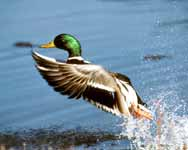
%> input picture lab1/part2/duckMallardDrake.jpg, 188 x 150 px
$ octave edge_detection.m   (GNU Octave 9; MATLAB toolbox functions it lacks are replaced by stand-ins)
%> lines starting %> are read from the running program, lines starting %| are printed output that depends on the picture; in (x1, y1, x2, y2) boxes, pixels count from 0 and x2, y2 are one past the last pixel; in counts of white or black regions, pixels touching at a corner belong together; the program's own positions count from 1
% Copyright (c) 2024 Leander Stephen D'Souza

% Program to test Edge Detection and Segmentation of Static Objects


og_image = imread('duckMallardDrake.jpg');
%> og_image is the input picture: size 150x188x3 uint8; mean R, G, B 119.1, 144, 163.1

% Edge Detection
edge_detection_analysis(og_image);


function edge_detection_analysis(img)
    % 1. Apply Sobel Edge Detection
    sobel_edge_image = edge(rgb2gray(img), 'sobel', 0.1);
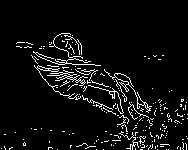
%> sobel_edge_image: size 150x188 logical; 5.9% white in thin lines or dots, all inside (x1, y1, x2, y2) = (1, 33, 188, 150)

    % 2. Apply Cany Edge Detection
    canny_edge_image = edge(rgb2gray(img), 'canny', 0.15);
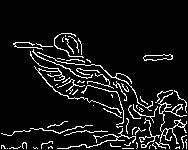
%> canny_edge_image: size 150x188 logical; 8.3% white in thin lines or dots, all inside (x1, y1, x2, y2) = (1, 33, 187, 149)

    % 3. Apply Prewitt Edge Detection
    prewitt_edge_image = edge(rgb2gray(img), 'prewitt', 0.05);
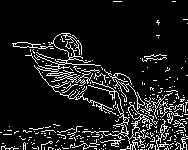
%> prewitt_edge_image: size 150x188 logical; 10.8% white in thin lines or dots

    % Plot all the images with appropriate titles
    figure;
    subplot(2, 2, 1);
    imshow(img);
    title('Original Image');

    subplot(2, 2, 2);
    imshow(sobel_edge_image);
    title('Sobel Edge Detection');

    subplot(2, 2, 3);
    imshow(canny_edge_image);
    title('Canny Edge Detection');

    subplot(2, 2, 4);
    imshow(prewitt_edge_image);
    title('Prewitt Edge Detection');
end
